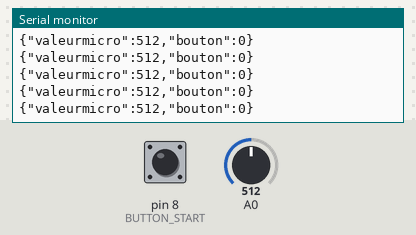
The sketch below on a simulated Arduino Uno, built with avr-gcc and run on an emulated ATmega328P. On the bench: the last lines printed to the serial monitor. The inputs (shaded band) are chosen by the test bench; at power-on: A0 = 512, pin 8 (BUTTON_START) HIGH.

Above: at 1.2 s.
1.3 s: A0 set to 106
At 2.3 s:
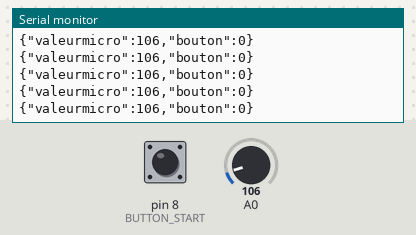
4.3 s: A0 set to 89
At 5.0 s:
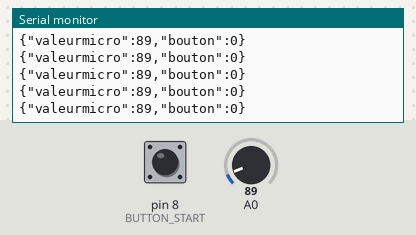
17.5 s: A0 set to 11
At 18.5 s:
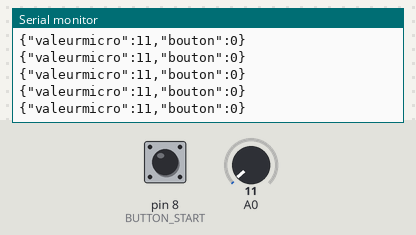
20.5 s: A0 set to 8
At 21.6 s:
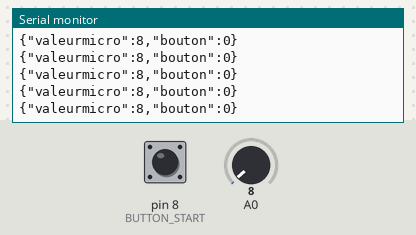
Timing chart, 0 to 23.5 s (numbered marks = the images above; inputs shaded):
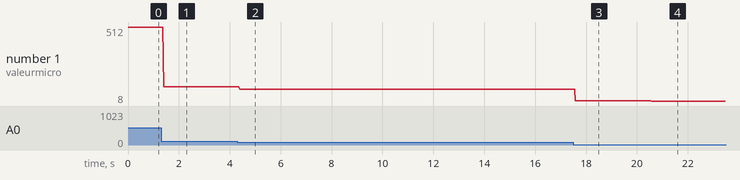

Measured:
- after the input at 1.3 s, the serial monitor: prints a new line after 0.10 s (image 1)
- after the input at 4.3 s, the serial monitor: prints a new line after 0.09 s (image 2)
- after the input at 17.5 s, the serial monitor: prints a new line after 0.08 s (image 3)
- after the input at 20.5 s, the serial monitor: prints a new line after 0.08 s (image 4)
- plotted number 1: 512 → 106 after the input at 1.3 s, 106 → 89 after the input at 4.3 s, 89 → 11 after the input at 17.5 s, 11 → 8 after the input at 20.5 s

The sketch:

prj_25_ph_56_rnd_70_grp_2_owner_868_acdfd6.ino
```cpp
#include "EasyButton.h" //EasyButton pour utiliser le bouton Start

EasyButton BUTTON_START(8);
int button = 0;
int value = 0;

void setup() {
  Serial.begin(9600);

  //Initialise le bouton START et sa fonction BUTTON_PRESS lorsque l'on appuie
  BUTTON_START.begin();
  BUTTON_START.onPressed(BUTTON_PRESS);
}

void loop() { //On envoie les valeurs du bouton et du micro via du json

  value = analogRead(A0);
  String json;
  json = "{\"valeurmicro\":";
  json = json + value;
  json = json + ",";
  json = json + "\"bouton\":";
  json = json + button;
  json = json + "}";

  BUTTON_START.read(); //On lit l'état du bouton

  Serial.println(json);
}

//Permet de démarrer une nouvelle partie lorsque l'on appuie sur le Bouton Start
void BUTTON_PRESS() {
  Serial.println("Nouvelle partie");
  button = 1;
  String json;
  json = "{\"valeurmicro\":";
  json = json + value;
  json = json + ",";
  json = json + "\"bouton\":";
  json = json + button;
  json = json + "}";
  Serial.println(json);
  delay(500);
  button = 0;
}
```
